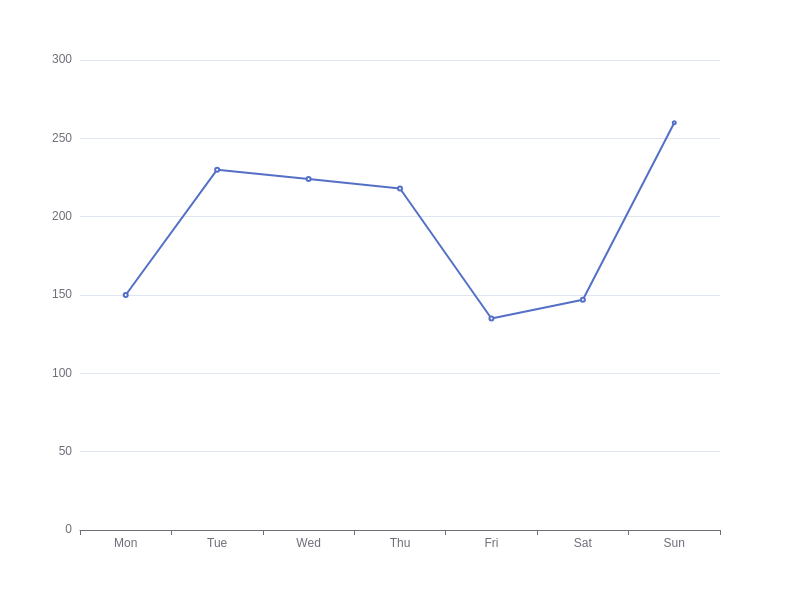
#> input picture echarts-synchart-repo/docs/aug_examples/original.png, 800 x 600 px, found by its file name
$ python generate_geometric.py
#> lines starting #> are read from the running program, lines starting #| are printed output that depends on the picture
from PIL import Image
import random

# 打开原始图像
img = Image.open("original.png")
#> img is the input picture: PIL image 800x600 RGBA; mean R, G, B, A 253.7, 253.9, 254.3, 255

# 1. 随机裁剪（保留 80% 到 95% 的区域）
crop_ratio = random.uniform(0.8, 0.95)
width, height = img.size
#> width = 800; height = 600
new_width = int(width * crop_ratio)
#> new_width = 741
new_height = int(height * crop_ratio)
#> new_height = 555
left = random.randint(0, width - new_width)
#> left = 48
top = random.randint(0, height - new_height)
#> top = 26
img_cropped = img.crop((left, top, left + new_width, top + new_height))
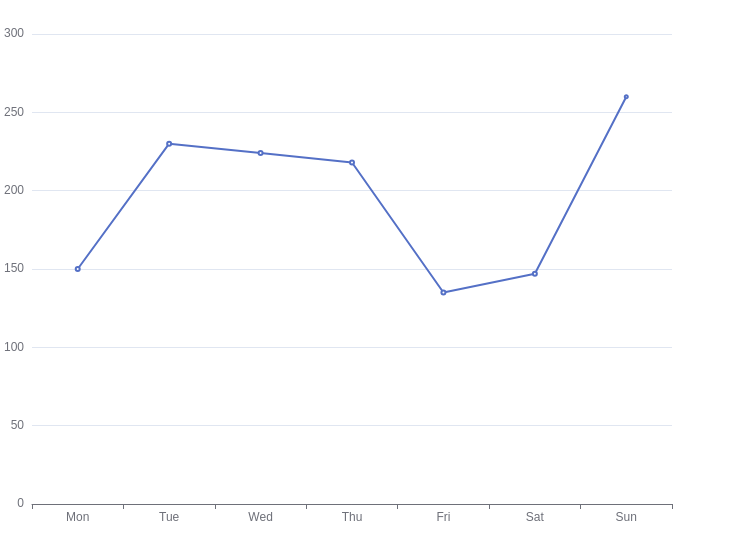
#> img_cropped: PIL image 741x555 RGBA; mean R, G, B, A 253.5, 253.7, 254.2, 255
img_cropped = img_cropped.resize((width, height))  # 缩放回原尺寸，模拟“裁剪后放大”
#> img_cropped: PIL image 800x600 RGBA

# 2. 随机旋转（-15 到 15 度）
angle = random.uniform(-15, 15)
img_rotated = img_cropped.rotate(angle, expand=False, fillcolor="white")
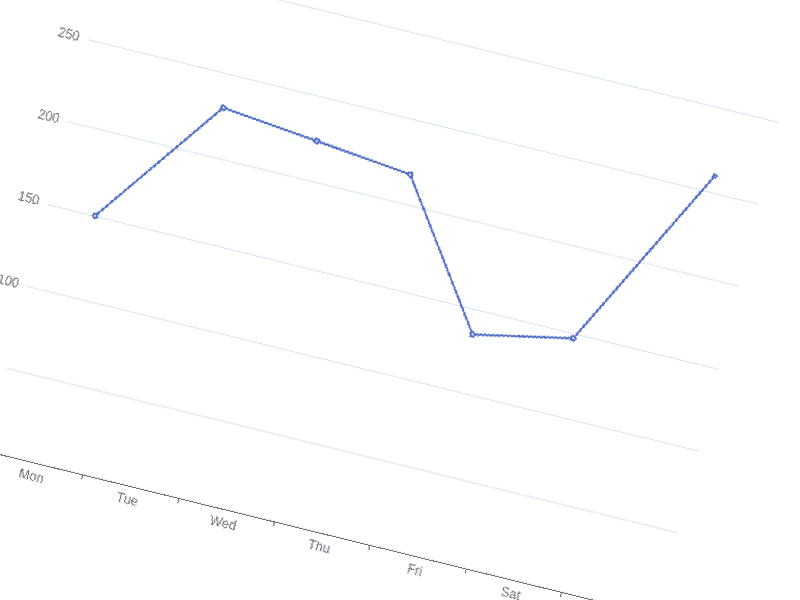
#> img_rotated: PIL image 800x600 RGBA; mean R, G, B, A 253.6, 253.7, 254.2, 255

# 3. 可选：轻微缩放（模拟几何变换中的尺度变化）
scale = random.uniform(0.9, 1.1)
new_w = int(width * scale)
#> new_w = 874
new_h = int(height * scale)
#> new_h = 655
img_scaled = img_rotated.resize((new_w, new_h))
# 居中放置到原尺寸画布上
final = Image.new("RGB", (width, height), "white")
#> final: PIL image 800x600 RGB; every value is 255
final.paste(img_scaled, ((width - new_w)//2, (height - new_h)//2))
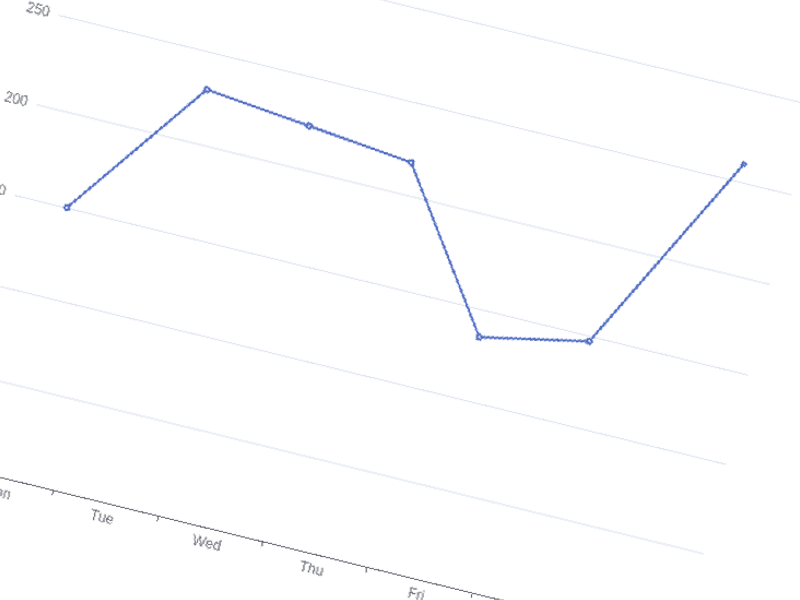
#> final: PIL image 800x600 RGB; mean R, G, B 253.4, 253.6, 254.2

# 保存结果
final.save("geometric.png")
print("geometric.png 已生成")

$ run again, with echarts-synchart-repo/docs/aug_examples/numerical.png copied over echarts-synchart-repo/docs/aug_examples/original.png
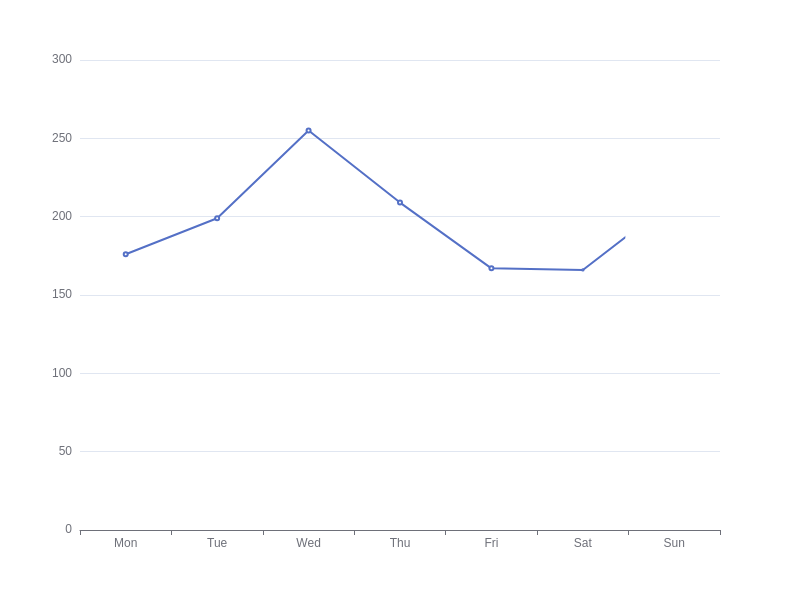
#> input picture echarts-synchart-repo/docs/aug_examples/numerical.png, 800 x 600 px, found by its file name
#> img is the input picture: PIL image 800x600 RGBA; mean R, G, B, A 253.9, 254, 254.3, 255
#> `img_rotated = img_cropped.rotate(angle, expand=False, fillcolor="white")`:
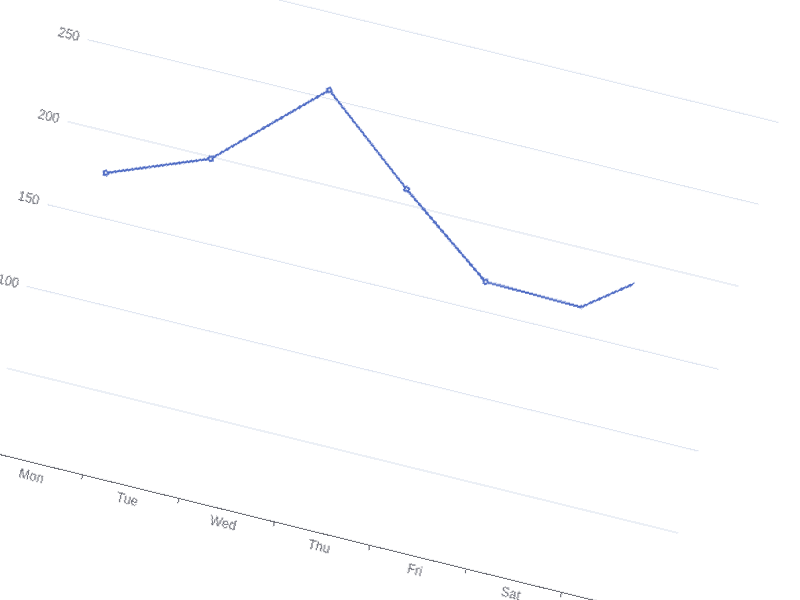
#> img_rotated: PIL image 800x600 RGBA; mean R, G, B, A 253.7, 253.9, 254.3, 255
#> `final.paste(img_scaled, ((width - new_w)//2, (height - new_h)//2))`:
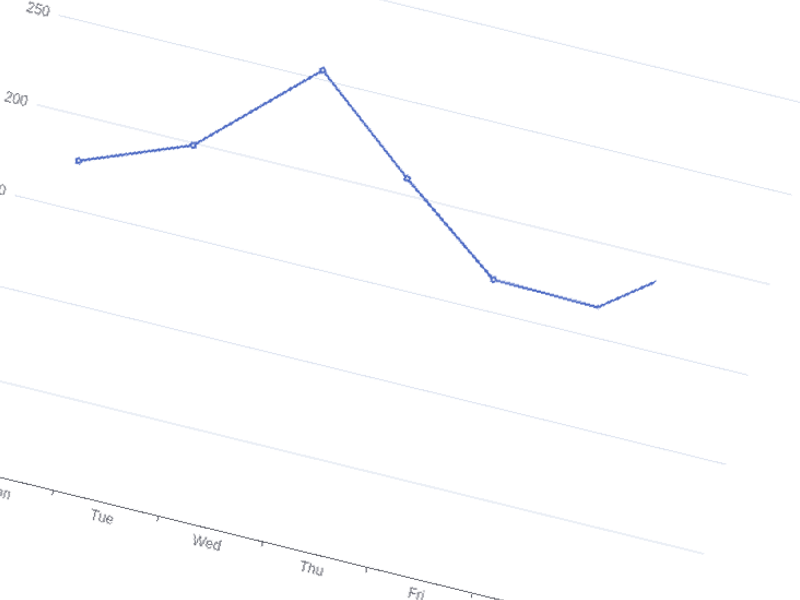
#> final: PIL image 800x600 RGB; mean R, G, B 253.6, 253.8, 254.3
